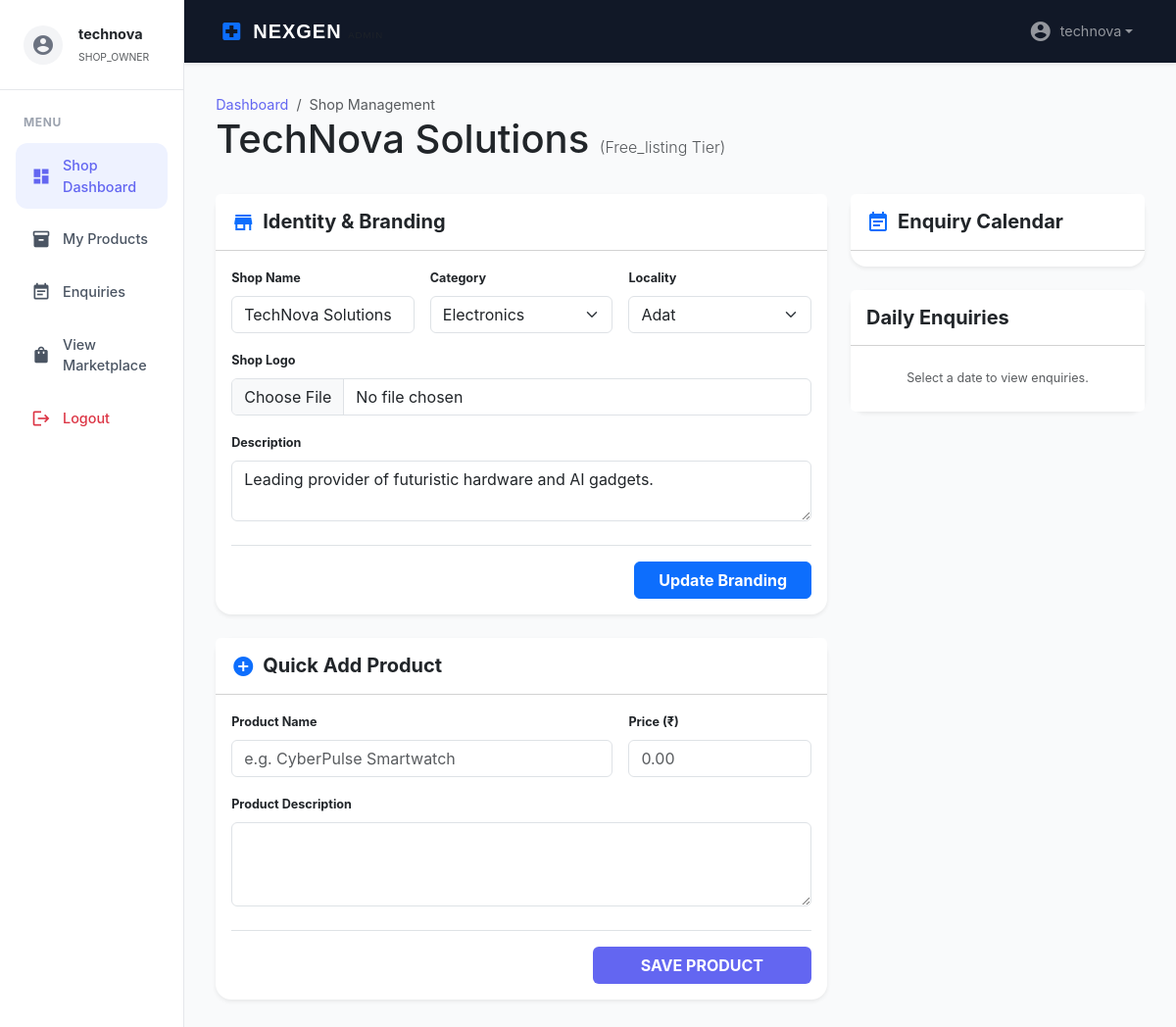
The app's page /shop_portal.php (signed in) with its own data.
### tables this page shows
CREATE TABLE shops (
    id INTEGER PRIMARY KEY AUTOINCREMENT,
    owner_id INTEGER NOT NULL,
    name TEXT NOT NULL,
    description TEXT,
    logo TEXT,
    wallpaper TEXT,
    meta_keywords TEXT,
    og_title TEXT,
    og_description TEXT,
    locality TEXT,
    category TEXT,
    created_at DATETIME DEFAULT CURRENT_TIMESTAMP, type TEXT CHECK(type IN ('privilege', 'classic', 'free_listing')) DEFAULT 'free_listing',
    FOREIGN KEY (owner_id) REFERENCES users(id)
);

### includes/config.php (called while the page is built, shortened)
<?php
function e($text) {
    return htmlspecialchars($text ?? '', ENT_QUOTES, 'UTF-8');
}
?>

### shop_portal.php (the view, shortened to what this page needs)
<?php
require_once 'includes/config.php';
$stmt = $pdo->prepare("SELECT * FROM shops WHERE owner_id = ?");
$stmt->execute([$_SESSION['user_id']]);
$shop = $stmt->fetch();
require_once 'includes/admin_layout_header.php';
?>
<div class="page__heading d-flex align-items-center">
    <div class="flex">
        <nav aria-label="breadcrumb">
            <ol class="breadcrumb mb-0">
                <li class="breadcrumb-item"><a href="#">Dashboard</a></li>
                <li class="breadcrumb-item active" aria-current="page">Shop Management</li>
            </ol>
        </nav>
        <h1 class="m-0"><?php echo e($shop['name']); ?> <small class="text-muted fw-light" style="font-size: 1rem;">(<?php echo e(ucfirst($shop['type'])); ?> Tier)</small></h1>
    </div>
</div>
<div class="row g-4">
    <div class="col-lg-8">
        <div class="card shadow-sm border-0 mb-4">
            <div class="card-header bg-white py-3">
                <h5 class="card-title m-0 fw-bold"><i class="material-icons align-middle me-2 text-primary">store</i>Identity & Branding</h5>
            </div>
            <div class="card-body">
                <form action="process_shop.php" method="POST" enctype="multipart/form-data">
                    <div class="row g-3">
                        <div class="col-md-4">
                            <label class="form-label small fw-bold">Shop Name</label>
                            <input type="text" name="name" class="form-control" value="<?php echo e($shop['name']); ?>" required>
                        </div>
                        <div class="col-md-4">
                            <label class="form-label small fw-bold">Category</label>
                            <select name="category" class="form-select">
                                <?php
                                $all_categories = $pdo->query("SELECT name FROM shop_categories ORDER BY name ASC")->fetchAll(PDO::FETCH_COLUMN);
                                foreach($all_categories as $cat): ?>
                                    <option value="<?php echo e($cat); ?>" <?php echo $shop['category'] === $cat ? 'selected' : ''; ?>><?php echo e($cat); ?></option>
                                <?php endforeach; ?>
                            </select>
                        </div>
                        <div class="col-md-4">
                            <label class="form-label small fw-bold">Locality</label>
                            <select name="locality" class="form-select">
                                <?php
                                $localities = $pdo->query("SELECT name FROM localities ORDER BY name ASC")->fetchAll(PDO::FETCH_COLUMN);
                                foreach($localities as $loc): ?>
                                    <option value="<?php echo e($loc); ?>" <?php echo $shop['locality'] === $loc ? 'selected' : ''; ?>><?php echo e($loc); ?></option>
                                <?php endforeach; ?>
                            </select>
                        </div>
                        <div class="col-md-<?php echo $shop['type'] === 'free_listing' ? '12' : '6'; ?>">
                            <label class="form-label small fw-bold">Shop Logo</label>
                            <input type="file" name="shop_logo" class="form-control">
                        </div>
                        <div class="col-12">
                            <label class="form-label small fw-bold">Description</label>
                            <textarea name="description" class="form-control" rows="2"><?php echo e($shop['description']); ?></textarea>
                        </div>
                    </div>
                    <div class="mt-4 border-top pt-3 text-end">
                        <button type="submit" class="btn btn-primary px-4 fw-bold">Update Branding</button>
                    </div>
                </form>
            </div>
        </div>
        <div class="card shadow-sm border-0">
            <div class="card-header bg-white py-3">
                <h5 class="card-title m-0 fw-bold"><i class="material-icons align-middle me-2 text-primary">add_circle</i>Quick Add Product</h5>
            </div>
            <div class="card-body">
                <form action="process_product.php" method="POST" enctype="multipart/form-data">
                    <div class="row g-3 mb-3">
                        <div class="col-md-8">
                            <label class="form-label small fw-bold">Product Name</label>
                            <input type="text" name="name" class="form-control" placeholder="e.g. CyberPulse Smartwatch" required>
                        </div>
                        <div class="col-md-<?php echo $shop['type'] === 'privilege' ? '2' : '4'; ?>">
                            <label class="form-label small fw-bold">Price (₹)</label>
                            <input type="number" name="price" class="form-control" placeholder="0.00" required>
                        </div>
                    </div>
                    <div class="mb-3">
                        <label class="form-label small fw-bold">Product Description</label>
                        <textarea name="description" class="form-control" rows="3" required></textarea>
                    </div>
                    <div class="mt-4 border-top pt-3 text-end">
                        <button type="submit" class="btn btn-indigo px-5 fw-bold" style="background-color: #6366f1; color: white;">SAVE PRODUCT</button>
                    </div>
                </form>
            </div>
        </div>
    </div>
    <div class="col-lg-4">
        <div class="card shadow-sm border-0 mb-4">
            <div class="card-header bg-white py-3">
                <h5 class="card-title m-0 fw-bold"><i class="material-icons align-middle me-2 text-primary">event_note</i>Enquiry Calendar</h5>
            </div>
            <div class="card-body p-2">
            </div>
        </div>
        <div class="card shadow-sm border-0">
            <div class="card-header bg-white py-3">
                <h5 class="card-title m-0 fw-bold" id="appointment-list-title">Daily Enquiries</h5>
            </div>
            <div class="list-group list-group-flush" id="appointment-list-container">
                <div class="list-group-item text-center py-4 text-muted small">Select a date to view enquiries.</div>
            </div>
        </div>
    </div>
</div>
<?php require_once 'includes/admin_layout_footer.php'; ?>

### includes/admin_layout_header.php (style rules this page uses)
:root { --sidebar-width: 260px; --primary-indigo: #6366f1; --sidebar-bg: #ffffff; --header-bg: #111827; }
body { font-family: 'Inter', sans-serif; background-color: #f9fafb; font-size: 0.9rem; }
.page__heading { margin-bottom: 2rem; }
.breadcrumb { background: transparent; padding: 0; margin-bottom: 0.5rem; }
.breadcrumb-item a { color: var(--primary-indigo); text-decoration: none; }
.card { border: 1px solid #e5e7eb; border-radius: 16px; box-shadow: 0 1px 3px rgba(0,0,0,0.05); background: #fff; }

### records on screen
shops: name "TechNova Solutions", type "Free_listing", description "Leading provider of futuristic hardware and AI gadgets."

### other values on screen
$_SESSION['username'] "technova"
$_SESSION['role'] "SHOP_OWNER"
form field category "Electronics"
form field locality "Adat"
